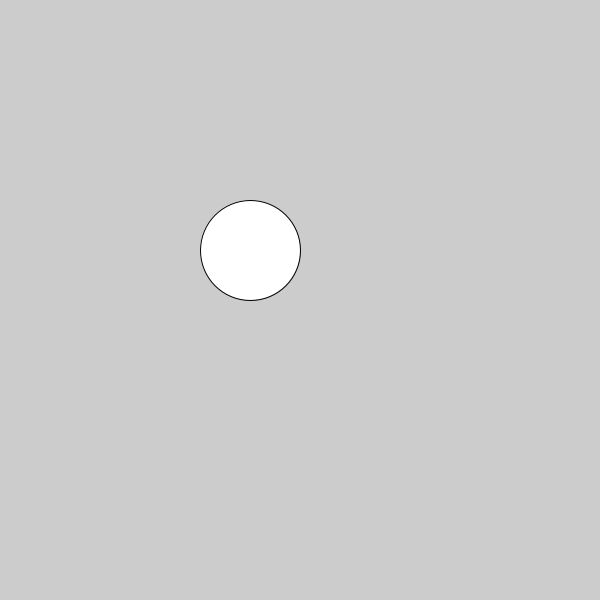
Frame 1 (no input)
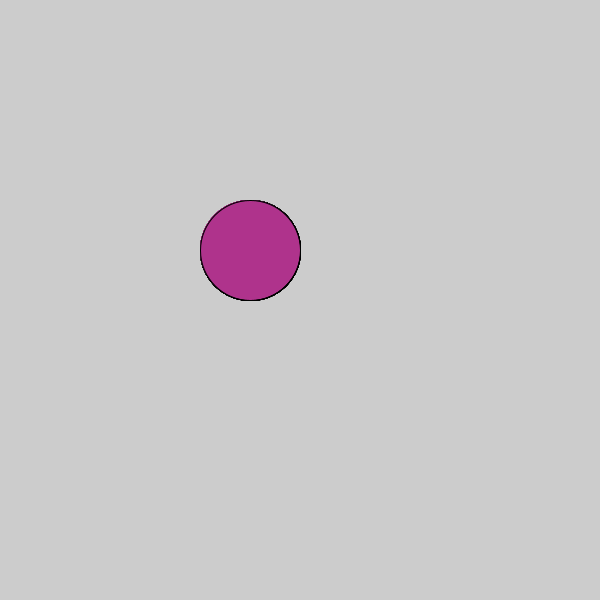
Frame 60 (the mouse pressed at the canvas centre just before this capture)
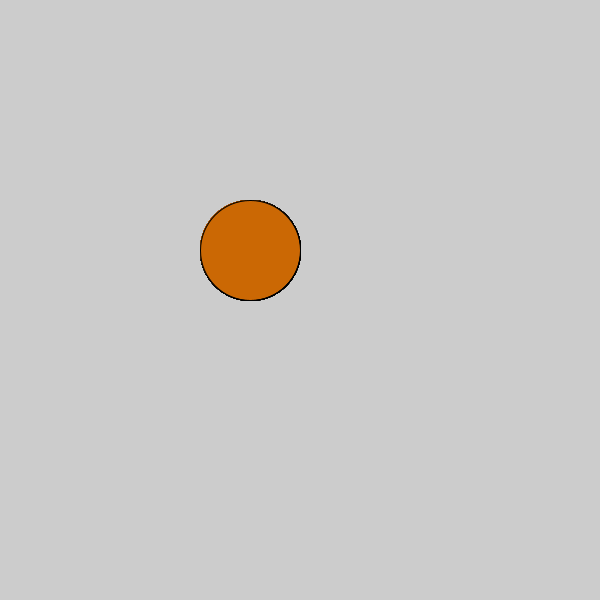
Frame 120 (the mouse held since frame 60 and released just before this capture)

The Processing sketch that drew these frames (run headless with seeded random() and noise(); from frame 60 on, the mouse is pressed at the canvas centre):

// Processing sketch: c_LogicalDot
// ── c_LogicalDot.pde

void setup() {
  
// 1. Set the size of the sketch. Make it 600 pixels square. 
  size(600,600);

}

void draw() {
  
// 2. Draw an ellipse
// Run the program to make sure it works before moving on.

ellipse(250,250,100,100); 

// 3. Change the color of the ellipse when the mouse is pressed.
//    Use the following code, but put your colors where indicated
//    Remember to use the   fill()  command to set colors.

if (mousePressed) {
 
     fill(#CB6804);
  
} else {
  fill(#AF338C);
   
  
}  
  
  
  
}
